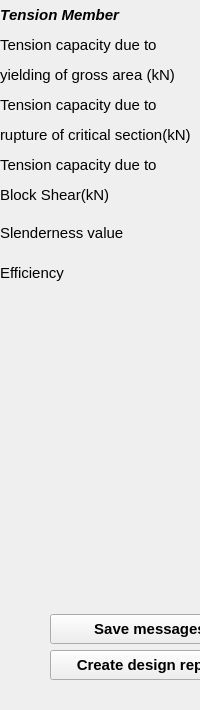
  <widget class="QDockWidget" name="outputDock">
   <property name="sizePolicy">
    <sizepolicy hsizetype="Preferred" vsizetype="Preferred">
     <horstretch>0</horstretch>
     <verstretch>0</verstretch>
    </sizepolicy>
   </property>
   <property name="minimumSize">
    <size>
     <width>125</width>
     <height>710</height>
    </size>
   </property>
   <property name="maximumSize">
    <size>
     <width>366</width>
     <height>710</height>
    </size>
   </property>
   <property name="font">
    <font>
     <family>Arial</family>
     <pointsize>11</pointsize>
     <weight>75</weight>
     <bold>true</bold>
    </font>
   </property>
   <property name="windowTitle">
    <string>Output dock</string>
   </property>
   <attribute name="dockWidgetArea">
    <number>2</number>
   </attribute>
   <widget class="QWidget" name="dockWidgetContents_2">
    <widget class="QLineEdit" name="txt_tension_block_shear">
     <property name="geometry">
      <rect>
       <x>200</x>
       <y>180</y>
       <width>100</width>
       <height>25</height>
      </rect>
     </property>
     <property name="font">
      <font>
       <weight>50</weight>
       <bold>false</bold>
      </font>
     </property>
     <property name="focusPolicy">
      <enum>Qt::StrongFocus</enum>
     </property>
     <property name="readOnly">
      <bool>true</bool>
     </property>
    </widget>
    <widget class="QLabel" name="label_157">
     <property name="geometry">
      <rect>
       <x>0</x>
       <y>5</y>
       <width>131</width>
       <height>20</height>
      </rect>
     </property>
     <property name="font">
      <font>
       <pointsize>11</pointsize>
       <weight>50</weight>
       <italic>true</italic>
       <bold>false</bold>
       <underline>false</underline>
       <kerning>false</kerning>
      </font>
     </property>
     <property name="text">
      <string>&lt;html&gt;&lt;head/&gt;&lt;body&gt;&lt;p&gt;&lt;span style=&quot; font-weight:600;&quot;&gt;Tension Member&lt;/span&gt;&lt;/p&gt;&lt;/body&gt;&lt;/html&gt;</string>
     </property>
    </widget>
    <widget class="QPushButton" name="btn_SaveMessages">
     <property name="geometry">
      <rect>
       <x>50</x>
       <y>614</y>
       <width>200</width>
       <height>30</height>
      </rect>
     </property>
     <property name="toolTip">
      <string>Save log messages</string>
     </property>
     <property name="text">
      <string>Save messages</string>
     </property>
     <property name="autoDefault">
      <bool>true</bool>
     </property>
    </widget>
    <widget class="QPushButton" name="btn_CreateDesign">
     <property name="geometry">
      <rect>
       <x>50</x>
       <y>650</y>
       <width>200</width>
       <height>30</height>
      </rect>
     </property>
     <property name="toolTip">
      <string>Create design report</string>
     </property>
     <property name="text">
      <string>Create design report</string>
     </property>
     <property name="autoDefault">
      <bool>true</bool>
     </property>
    </widget>
    <widget class="QLineEdit" name="txt_efficiency">
     <property name="geometry">
      <rect>
       <x>200</x>
       <y>260</y>
       <width>100</width>
       <height>25</height>
      </rect>
     </property>
     <property name="font">
      <font>
       <weight>50</weight>
       <bold>false</bold>
      </font>
     </property>
     <property name="readOnly">
      <bool>true</bool>
     </property>
    </widget>
    <widget class="QLineEdit" name="txt_tension_yielding">
     <property name="geometry">
      <rect>
       <x>200</x>
       <y>60</y>
       <width>100</width>
       <height>25</height>
      </rect>
     </property>
     <property name="font">
      <font>
       <weight>50</weight>
       <bold>false</bold>
      </font>
     </property>
     <property name="focusPolicy">
      <enum>Qt::StrongFocus</enum>
     </property>
     <property name="text">
      <string/>
     </property>
     <property name="readOnly">
      <bool>true</bool>
     </property>
    </widget>
    <widget class="QLineEdit" name="txt_tension_rupture">
     <property name="geometry">
      <rect>
       <x>200</x>
       <y>120</y>
       <width>100</width>
       <height>25</height>
      </rect>
     </property>
     <property name="font">
      <font>
       <weight>50</weight>
       <bold>false</bold>
      </font>
     </property>
     <property name="focusPolicy">
      <enum>Qt::StrongFocus</enum>
     </property>
     <property name="readOnly">
      <bool>true</bool>
     </property>
    </widget>
    <widget class="QLabel" name="label_156">
     <property name="geometry">
      <rect>
       <x>0</x>
       <y>30</y>
       <width>191</width>
       <height>61</height>
      </rect>
     </property>
     <property name="font">
      <font>
       <pointsize>11</pointsize>
       <weight>50</weight>
       <bold>false</bold>
      </font>
     </property>
     <property name="text">
      <string>&lt;html&gt;&lt;head/&gt;&lt;body&gt;&lt;p&gt;Tension capacity due to &lt;/p&gt;&lt;p&gt;yielding of gross area (kN)&lt;/p&gt;&lt;/body&gt;&lt;/html&gt;</string>
     </property>
    </widget>
    <widget class="QLabel" name="label_159">
     <property name="geometry">
      <rect>
       <x>0</x>
       <y>90</y>
       <width>191</width>
       <height>61</height>
      </rect>
     </property>
     <property name="font">
      <font>
       <pointsize>11</pointsize>
       <weight>50</weight>
       <bold>false</bold>
      </font>
     </property>
     <property name="text">
      <string>&lt;html&gt;&lt;head/&gt;&lt;body&gt;&lt;p&gt;Tension capacity due to &lt;/p&gt;&lt;p&gt;rupture of critical section(kN)&lt;/p&gt;&lt;/body&gt;&lt;/html&gt;</string>
     </property>
    </widget>
    <widget class="QLabel" name="label_169">
     <property name="geometry">
      <rect>
       <x>0</x>
       <y>150</y>
       <width>191</width>
       <height>61</height>
      </rect>
     </property>
     <property name="font">
      <font>
       <pointsize>11</pointsize>
       <weight>50</weight>
       <bold>false</bold>
      </font>
     </property>
     <property name="text">
      <string>&lt;html&gt;&lt;head/&gt;&lt;body&gt;&lt;p&gt;Tension capacity due to &lt;/p&gt;&lt;p&gt;Block Shear(kN)&lt;/p&gt;&lt;/body&gt;&lt;/html&gt;</string>
     </property>
    </widget>
    <widget class="QLabel" name="label_170">
     <property name="geometry">
      <rect>
       <x>0</x>
       <y>260</y>
       <width>201</width>
       <height>25</height>
      </rect>
     </property>
     <property name="font">
      <font>
       <pointsize>11</pointsize>
       <weight>50</weight>
       <bold>false</bold>
      </font>
     </property>
     <property name="text">
      <string>Efficiency</string>
     </property>
    </widget>
    <widget class="QLabel" name="label_171">
     <property name="geometry">
      <rect>
       <x>0</x>
       <y>220</y>
       <width>201</width>
       <height>25</height>
      </rect>
     </property>
     <property name="font">
      <font>
       <pointsize>11</pointsize>
       <weight>50</weight>
       <bold>false</bold>
      </font>
     </property>
     <property name="text">
      <string>Slenderness value</string>
     </property>
    </widget>
    <widget class="QLineEdit" name="txt_slender">
     <property name="geometry">
      <rect>
       <x>200</x>
       <y>220</y>
       <width>100</width>
       <height>25</height>
      </rect>
     </property>
     <property name="font">
      <font>
       <weight>50</weight>
       <bold>false</bold>
      </font>
     </property>
     <property name="focusPolicy">
      <enum>Qt::StrongFocus</enum>
     </property>
     <property name="readOnly">
      <bool>true</bool>
     </property>
    </widget>
   </widget>
  </widget>
